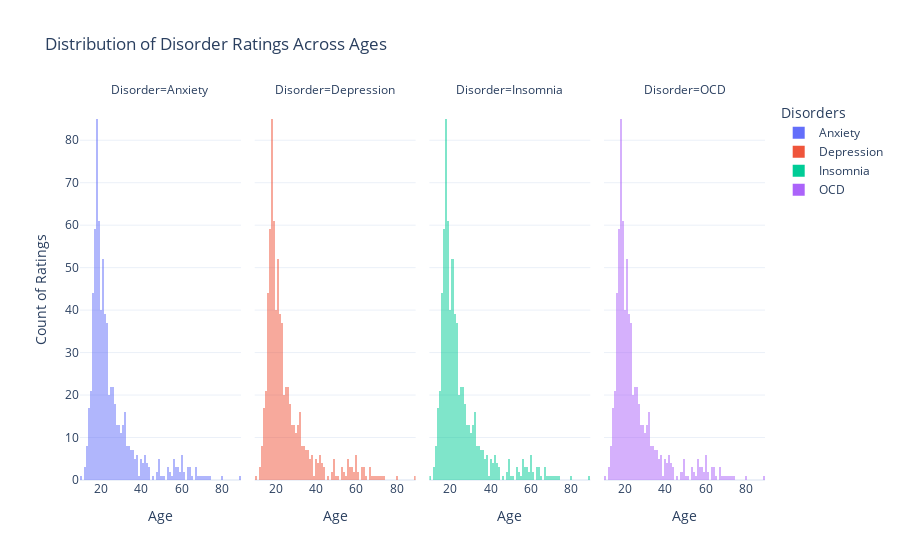

The cell this chart's notebook holds for it:
### Code cell
df_melted = df.melt(
    id_vars=['Age'], 
    value_vars=['Anxiety', 'Depression', 'Insomnia', 'OCD'], 
    var_name='Disorder', 
    value_name='Rating'
)

# Create an overlayed histogram
fig4 = px.histogram(
    df_melted,
    x="Age",
    color="Disorder",
    facet_col="Disorder",  # Separate plots for each disorder
    barmode="overlay",  # Overlap the bars
    title="Distribution of Disorder Ratings Across Ages",
    labels={"Rating": "Disorder Rating", "Age": "Age"},
    template="plotly_white"
)

# Update layout for better clarity
fig4.update_layout(
    xaxis=dict(title="Age"),
    yaxis=dict(title="Count of Ratings"),
    legend_title="Disorders"
)

fig4.show()

### Figure 1 — Plotly figure (JSON) as saved in the notebook; plotly's stock layout.template omitted (floating-point values rounded to 4 significant figures; data arrays with more than 128 entries replaced by an {"elided": "..."} marker saying what was removed)
{"data": [{"bingroup": "x", "hovertemplate": "Disorder=Anxiety<br>Age=%{x}<br>count=%{y}<extra></extra>", "legendgroup": "Anxiety", "marker": {"color": "#636efa", "opacity": 0.5, "pattern": {"shape": ""}}, "name": "Anxiety", "orientation": "v", "showlegend": true, "type": "histogram", "x": {"elided": "736 float values"}, "xaxis": "x", "yaxis": "y"}, {"bingroup": "x", "hovertemplate": "Disorder=Depression<br>Age=%{x}<br>count=%{y}<extra></extra>", "legendgroup": "Depression", "marker": {"color": "#EF553B", "opacity": 0.5, "pattern": {"shape": ""}}, "name": "Depression", "orientation": "v", "showlegend": true, "type": "histogram", "x": {"elided": "736 float values"}, "xaxis": "x2", "yaxis": "y2"}, {"bingroup": "x", "hovertemplate": "Disorder=Insomnia<br>Age=%{x}<br>count=%{y}<extra></extra>", "legendgroup": "Insomnia", "marker": {"color": "#00cc96", "opacity": 0.5, "pattern": {"shape": ""}}, "name": "Insomnia", "orientation": "v", "showlegend": true, "type": "histogram", "x": {"elided": "736 float values"}, "xaxis": "x3", "yaxis": "y3"}, {"bingroup": "x", "hovertemplate": "Disorder=OCD<br>Age=%{x}<br>count=%{y}<extra></extra>", "legendgroup": "OCD", "marker": {"color": "#ab63fa", "opacity": 0.5, "pattern": {"shape": ""}}, "name": "OCD", "orientation": "v", "showlegend": true, "type": "histogram", "x": {"elided": "736 float values"}, "xaxis": "x4", "yaxis": "y4"}], "layout": {"annotations": [{"font": {}, "showarrow": false, "text": "Disorder=Anxiety", "x": 0.1175, "xanchor": "center", "xref": "paper", "y": 1, "yanchor": "bottom", "yref": "paper"}, {"font": {}, "showarrow": false, "text": "Disorder=Depression", "x": 0.3725, "xanchor": "center", "xref": "paper", "y": 1, "yanchor": "bottom", "yref": "paper"}, {"font": {}, "showarrow": false, "text": "Disorder=Insomnia", "x": 0.6275, "xanchor": "center", "xref": "paper", "y": 1, "yanchor": "bottom", "yref": "paper"}, {"font": {}, "showarrow": false, "text": "Disorder=OCD", "x": 0.8825, "xanchor": "center", "xref": "paper", "y": 1, "yanchor": "bottom", "yref": "paper"}], "barmode": "overlay", "legend": {"title": {"text": "Disorders"}, "tracegroupgap": 0}, "title": {"text": "Distribution of Disorder Ratings Across Ages"}, "xaxis": {"anchor": "y", "domain": [0, 0.235], "title": {"text": "Age"}}, "xaxis2": {"anchor": "y2", "domain": [0.255, 0.49], "matches": "x", "title": {"text": "Age"}}, "xaxis3": {"anchor": "y3", "domain": [0.51, 0.745], "matches": "x", "title": {"text": "Age"}}, "xaxis4": {"anchor": "y4", "domain": [0.765, 1.0], "matches": "x", "title": {"text": "Age"}}, "yaxis": {"anchor": "x", "domain": [0, 1], "title": {"text": "Count of Ratings"}}, "yaxis2": {"anchor": "x2", "domain": [0, 1], "matches": "y", "showticklabels": false}, "yaxis3": {"anchor": "x3", "domain": [0, 1], "matches": "y", "showticklabels": false}, "yaxis4": {"anchor": "x4", "domain": [0, 1], "matches": "y", "showticklabels": false}}}
